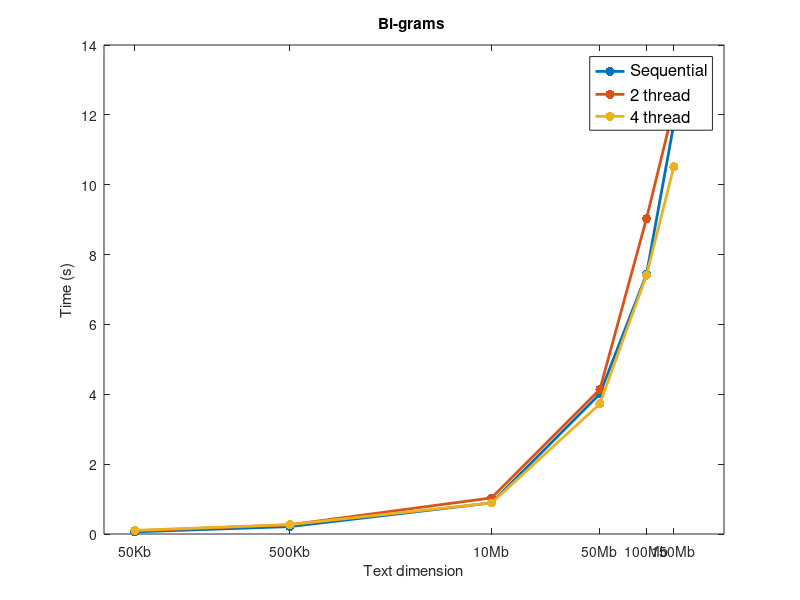
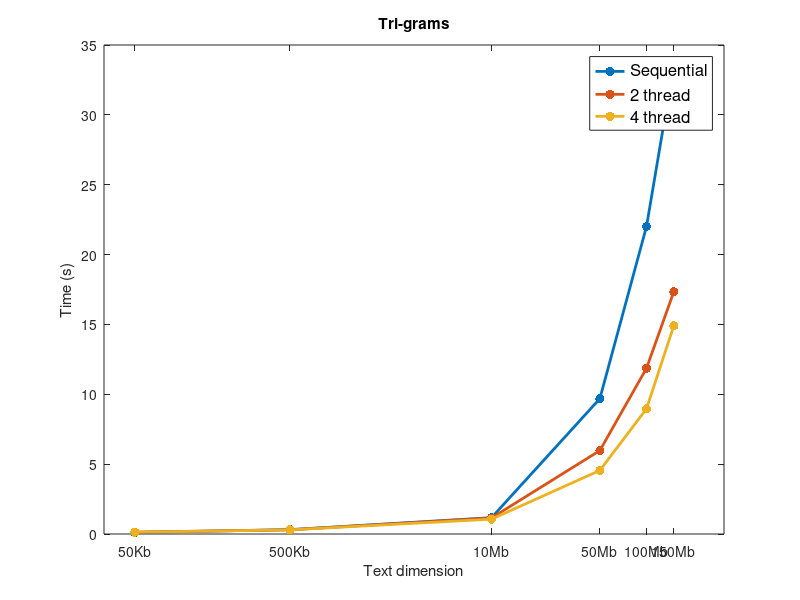
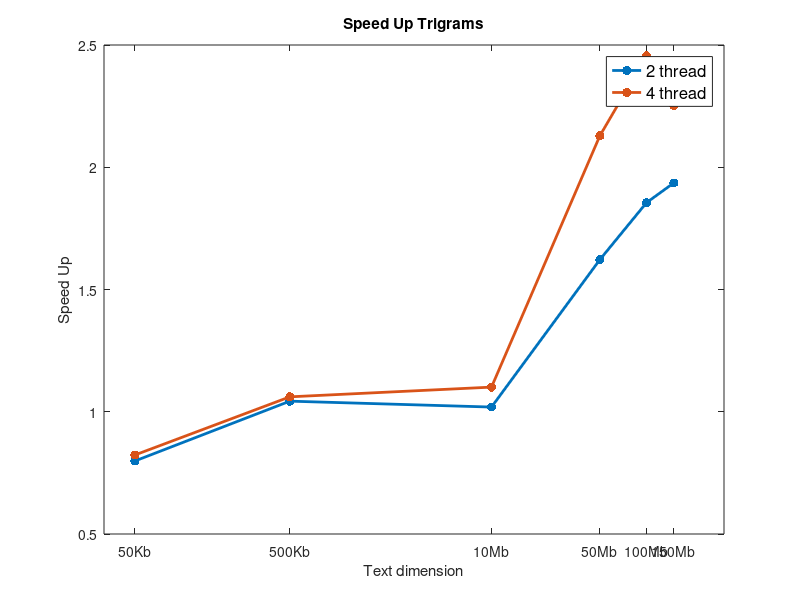
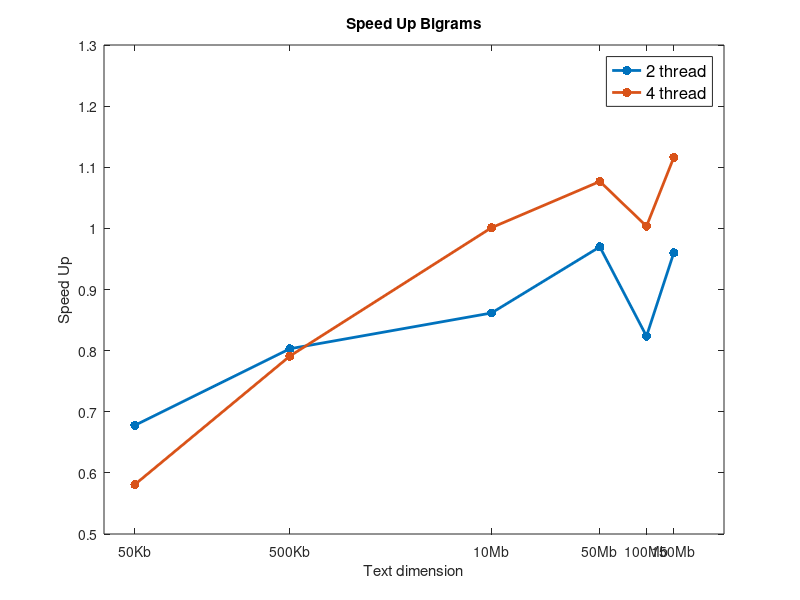

Recreate these plots in MATLAB, in order.
function [] = plot_ngrams()
%% Plot bigrammi

results_2grams_seq = csvread('./datas/seq_2grams.csv');
results_2grams_seq = results_2grams_seq/1000;

results_2grams_parallel_2th = csvread('./datas/parallel_2grams_2thread.csv');
results_2grams_parallel_2th = results_2grams_parallel_2th/1000;

results_2grams_parallel_4th = csvread('./datas/parallel_2grams_4thread.csv');
results_2grams_parallel_4th = results_2grams_parallel_4th/1000;

figure(1);
x_axis = log10([50,500,10000,50000,100000,150000]);
plot(x_axis,results_2grams_seq,'.-','MarkerSize',20,'LineWidth',2);
title('Bi-grams ')
xticks(x_axis);
xticklabels({'50Kb','500Kb','10Mb','50Mb','100Mb','150Mb'});
xlabel('Text dimension');
ylabel('Time (s)');
hold on;
plot(x_axis,results_2grams_parallel_2th,'.-','MarkerSize',20,'LineWidth',2);
plot(x_axis,results_2grams_parallel_4th,'.-','MarkerSize',20,'LineWidth',2);

legend({'Sequential','2 thread','4 thread'},'FontSize',12);
%% Pot Trigrammi

results_3grams_seq = csvread('./datas/seq_3grams.csv');
results_3grams_seq = results_3grams_seq/1000;

parallel_3grams_2th = csvread('./datas/parallel_3grams_2thread.csv');
parallel_3grams_2th = parallel_3grams_2th/1000;

parallel_3grams_4th = csvread('./datas/parallel_3grams_4thread.csv');
parallel_3grams_4th = parallel_3grams_4th/1000;


figure(2);
plot(x_axis,results_3grams_seq,'.-','MarkerSize',20,'LineWidth',2);
title('Tri-grams')
xticks(x_axis);
xticklabels({'50Kb','500Kb','10Mb','50Mb','100Mb','150Mb'});
xlabel('Text dimension');
ylabel('Time (s)');
hold on;
plot(x_axis,parallel_3grams_2th,'.-','MarkerSize',20,'LineWidth',2);
plot(x_axis,parallel_3grams_4th,'.-','MarkerSize',20,'LineWidth',2);


legend({'Sequential','2 thread','4 thread'},'FontSize',12);
%% Speedup Trigrammi

speed_t_2th = results_3grams_seq./parallel_3grams_2th;
speed_t_4th = results_3grams_seq./parallel_3grams_4th;



figure(3);
plot(x_axis,speed_t_2th,'.-','MarkerSize',20,'LineWidth',2);
title('Speed Up Trigrams')
xticks(x_axis);
xticklabels({'50Kb','500Kb','10Mb','50Mb','100Mb','150Mb'});
xlabel('Text dimension');
ylabel('Speed Up');
hold on;
plot(x_axis,speed_t_4th,'.-','MarkerSize',20,'LineWidth',2);


legend({'2 thread','4 thread'},'FontSize',12);
%% Speedup Bigrammi

speed_b_2th = results_2grams_seq./results_2grams_parallel_2th;
speed_b_4th = results_2grams_seq./results_2grams_parallel_4th;

figure(4);
plot(x_axis,speed_b_2th,'.-','MarkerSize',20,'LineWidth',2);
title('Speed Up Bigrams')
xticks(x_axis);
xticklabels({'50Kb','500Kb','10Mb','50Mb','100Mb','150Mb'});
xlabel('Text dimension');
ylabel('Speed Up');
hold on;
plot(x_axis,speed_b_4th,'.-','MarkerSize',20,'LineWidth',2);

legend({'2 thread','4 thread'},'FontSize',12);

end